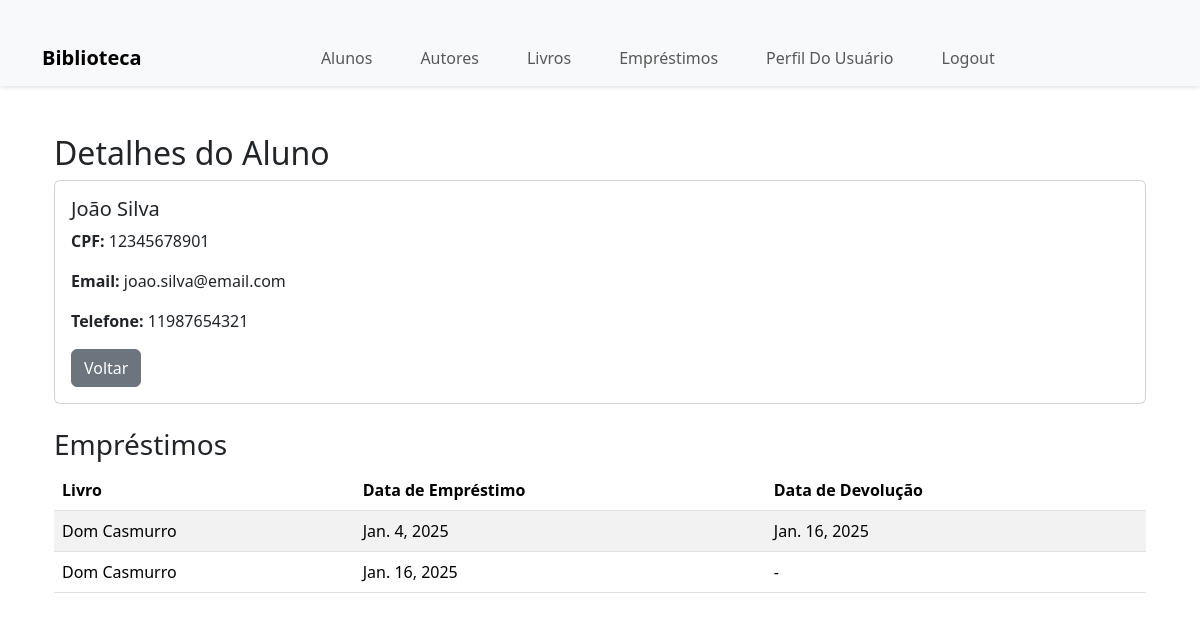
Page /aluno/1/ (signed in) on the committed database.
### biblioteca/models.py (models this page shows, shortened)
class Aluno(models.Model):
    nome = models.CharField(max_length=100)
    cpf = models.CharField(max_length=11)
    email = models.EmailField(max_length=254)
    telefone = models.CharField(max_length=11)

class Emprestimo(models.Model):
    aluno = models.ForeignKey(Aluno, on_delete=models.CASCADE, related_name="emprestimos")
    livro = models.ForeignKey(Livro, on_delete=models.CASCADE, related_name="emprestimos")
    data_emprestimo = models.DateField(auto_now_add=True)
    data_devolucao = models.DateField(blank=True, null=True)

class Livro(models.Model):
    isbn = models.CharField(max_length=13, unique=True)
    titulo = models.CharField(max_length=150)
    situacao = models.CharField(max_length=50, choices=[("Disponível", "Disponível"), ("Emprestado", "Emprestado")])
    autores = models.ManyToManyField(Autor, through="Escrito")

### biblioteca/views.py (the view)
# urls.py: path('aluno/<int:pk>/', views.aluno_detail, name='aluno_detail'),
@login_required
def aluno_detail(request, pk):
    aluno = get_object_or_404(Aluno, pk=pk)
    return render(request, 'aluno_detail.html', {'aluno': aluno})

### biblioteca/templates/aluno_detail.html
{% extends 'base.html' %}
{% block content %}
<div class="container mt-5">
    <h2>Detalhes do Aluno</h2>
    <div class="card">
        <div class="card-body">
            <h5 class="card-title">{{ aluno.nome }}</h5>
            <p class="card-text"><strong>CPF:</strong> {{ aluno.cpf }}</p>
            <p class="card-text"><strong>Email:</strong> {{ aluno.email }}</p>
            <p class="card-text"><strong>Telefone:</strong> {{ aluno.telefone }}</p>
            <a href="{% url 'aluno_list' %}" class="btn btn-secondary">Voltar</a>
        </div>
    </div>
    <h3 class="mt-4">Empréstimos</h3>
    <table class="table table-striped">
        <thead>
            <tr>
                <th>Livro</th>
                <th>Data de Empréstimo</th>
                <th>Data de Devolução</th>
            </tr>
        </thead>
        <tbody>
            {% for emprestimo in aluno.emprestimos.all %}
            <tr>
                <td>{{ emprestimo.livro.titulo }}</td>
                <td>{{ emprestimo.data_emprestimo }}</td>
                <td>{{ emprestimo.data_devolucao|default:'-' }}</td>
            </tr>
            {% empty %}
            <tr>
                <td colspan="3">Nenhum empréstimo registrado.</td>
            </tr>
            {% endfor %}
        </tbody>
    </table>
</div>
{% endblock %}

### biblioteca/templates/base.html (style rules this page uses)
.container { margin-top: 30px; }

### rows in the picture
Aluno: nome "João Silva", cpf "12345678901", email "joao.silva@email.com", telefone "11987654321"
Emprestimo: livro.titulo "Dom Casmurro", data_emprestimo "Jan. 4, 2025", data_devolucao "Jan. 16, 2025"
Emprestimo: livro.titulo "Dom Casmurro", data_emprestimo "Jan. 16, 2025", data_devolucao "-"
